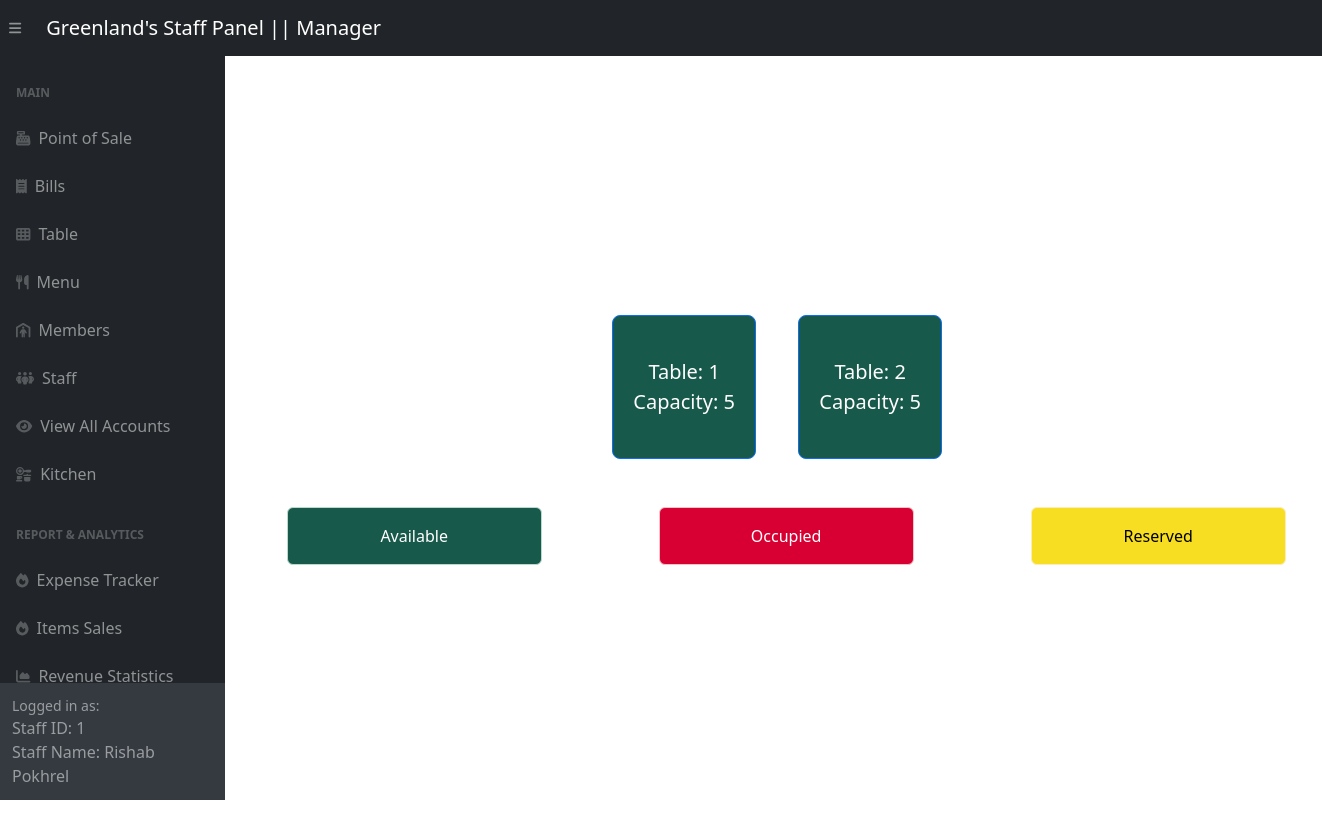
The app's page /adminSide/posBackend/posTable.php (signed in) with its own data.
### tables this page shows
CREATE TABLE `staffs` (
  `staff_id` int(11) NOT NULL,
  `staff_name` varchar(255) DEFAULT NULL,
  `role` varchar(255) DEFAULT NULL,
  `account_id` int(11) DEFAULT NULL
);

CREATE TABLE `restaurant_tables` (
  `table_id` int(11) NOT NULL,
  `capacity` int(11) DEFAULT NULL,
  `is_available` tinyint(1) DEFAULT NULL
);

### adminSide/posBackend/posTable.php (the view, shortened to what this page needs)
<?php
include '../inc/dashHeader.php';
require_once '../config.php';
?>
<!DOCTYPE html>
<html>
<head>
    <link href="../css/pos.css" rel="stylesheet" />
</head>
<body>
    <div class="container" style="text-align: center; width:100%; margin-top:3rem; margin-left: 2rem;  ">
        <div id="POS-Content" class="row">
            <div class="row center-middle">
                <div class="col-md-15" style="margin-left: 17rem; margin-top: 0rem;max-height: 700px; overflow-y: auto;">
                    <div class="row justify-content-center">
                        <?php
                        $query = "SELECT * FROM restaurant_tables ORDER BY table_id;";
                        $result = mysqli_query($link, $query);
                        if ($result) {
                            $table_count = 0;
                            while ($row = mysqli_fetch_assoc($result)) {
                                if ($table_count % 5 == 0) {
                                    echo '</div><div class="row justify-content-center">';
                                }
                                $table_id = $row['table_id'];
                                $capacity = $row['capacity'];
                                $sqlBill = "SELECT bill_id FROM bills WHERE table_id = $table_id ORDER BY bill_time DESC LIMIT 1";
                                $result1 = $link->query($sqlBill);
                                $latestBillData = $result1->fetch_assoc();
                                $selectedDate = date("Y-m-d");
                                $endTime = date("H:i:s");
                                $startTime = date("H:i:s", strtotime($endTime) - (20 * 60));
                                $reservationQuery = "SELECT * FROM reservations WHERE table_id = $table_id AND reservation_date = '$selectedDate' AND reservation_time BETWEEN '$startTime' AND '$endTime'";
                                $reservationResult = mysqli_query($link, $reservationQuery);
                                if ($latestBillData) {
                                    $latestBillID = $latestBillData['bill_id'];
                                    $sqlBillItems = "SELECT * FROM bill_items WHERE bill_id = $latestBillID";
                                    $result2 = $link->query($sqlBillItems);
                                    if ($result2 && mysqli_num_rows($result2) > 0) {
                                        $billItemColor = 'rgb(216, 0, 50)';
                                    } else {
                                        $billItemColor = 'rgb(23, 89, 74)';
                                    }
                                    $paymentTimeQuery = "SELECT payment_time FROM bills WHERE bill_id = $latestBillID";
                                    $paymentTimeResult = $link->query($paymentTimeQuery);
                                    $hasPaymentTime = false;
                                    if ($paymentTimeResult && $paymentTimeResult->num_rows > 0) {
                                        $paymentTimeRow = $paymentTimeResult->fetch_assoc();
                                        if (!empty($paymentTimeRow['payment_time'])) {
                                            $hasPaymentTime = true;
                                        }
                                    }
                                    $box_color = $hasPaymentTime ? 'rgb(23, 89, 74)' : $billItemColor;
                                } else {
                                    $latestBillID = null;
                                    $box_color = 'gray';
                                }
                                echo '<div class="col-md-2 mb-3">';
                                if ($reservationResult && mysqli_num_rows($reservationResult) > 0) {
                                    echo '<a href="orderItem.php?bill_id=' . $latestBillID . '&table_id=' . $table_id . '"class="btn btn-primary btn-block btn-lg" style="color:black; '
                                        . 'background-color: rgb(248, 222, 34);justify-content: center; align-items: center; display: flex; width: 9rem; height: 9rem;">'
                                        . 'Table: ' . $table_id  . '<br>Capacity: ' . $capacity;
                                } else {
                                    echo '<a href="orderItem.php?bill_id=' . $latestBillID . '&table_id=' . $table_id . '"class="btn btn-primary btn-block btn-lg" '
                                        . 'style="background-color: ' . $box_color . ';justify-content: center; align-items: center; display: flex; width: 9rem; height: 9rem;">Table:'
                                        . ' ' . $table_id  . '<br>Capacity: ' . $capacity;
                                }
                                echo '</a></div>';
                                $table_count++;
                            }
                        } else {
                            echo "Error fetching tables: " . mysqli_error($link);
                        }
                        ?>
                    </div>
                    <div class="row d-flex justify-content-around" style="margin-top: 2rem;">
                        <div class="col-md-3">
                            <div class="alert alert-success" role="alert" style="color:white;background-color: rgb(23, 89, 74);" data-toggle="tooltip" data-placement="top" title="Tables That are Free">
                                Available
                            </div>
                        </div>
                        <div class="col-md-3">
                            <div class="alert alert-danger" role="alert" style="color:white;background-color: rgb(216, 0, 50);" data-toggle="tooltip" data-placement="top" title="Tables That are Used">
                                Occupied
                            </div>
                        </div>
                        <div class="col-md-3">
                            <div class="alert alert-warning" style="color:black;background-color: rgb(248, 222, 34);" role="alert" data-toggle="tooltip" data-placement="top" title="Tables That are Reserved">
                                Reserved
                            </div>
                        </div>
                    </div>
                </div>
            </div>
        </div>
    </div>
    <?php include '../inc/dashFooter.php' ?>

### adminSide/inc/dashHeader.php (shortened to what this page needs)
<?php
require_once "../config.php";
$sql = "SELECT * FROM staffs where account_id = " . $_SESSION['logged_account_id'];
$result = mysqli_query($link, $sql);
$row = mysqli_fetch_assoc($result);
$staff_role = $row['role'];
?>
<!DOCTYPE html>
<html lang="en">
<head>
    <link href="../css/styles.css" rel="stylesheet" />
</head>
<body class="sb-nav-fixed">
    <nav class="sb-topnav navbar navbar-expand navbar-dark bg-dark">
        <button class="btn btn-link btn-sm order-1 order-lg-0 me-4 me-lg-0" id="sidebarToggle" href="#!"><i class="fas fa-bars"></i></button>
        <?php
        if ($staff_role == "Chef")
            echo <<<link
                <a class="navbar-brand ps-3" href="../panel/kitchen-panel.php">Greenland's Staff Panel || $staff_role </a>
            link;
        else
            echo <<<link
                <a class="navbar-brand ps-3" href="../panel/pos-panel.php">Greenland's Staff Panel || $staff_role </a>
            link;
        ?>
    </nav>
    <div id="layoutSidenav">
        <div id="layoutSidenav_nav">
            <nav class="sb-sidenav accordion sb-sidenav-dark" id="sidenavAccordion">
                <div class="sb-sidenav-menu">
                    <div class="nav">
                        <div class="sb-sidenav-menu-heading">Main</div>
                        <?php
                        if ($staff_role == "Chef") {
                            echo <<<data
                            <a class="nav-link" href="../panel/kitchen-panel.php">
                            <div class="sb-nav-link-icon"><i class="fas fa-kitchen-set"></i></div>
                            Kitchen
                        </a>
                        <a class="nav-link" href="../StaffLogin/logout.php">
                                <div class="sb-nav-link-icon"><i class="fas fa-key"></i></div>
                                Log out
                            </a>
                        data;
                        } else if ($staff_role == "Manager") {
                            echo <<<data2
                            <a class="nav-link" href="../panel/pos-panel.php">
                                <div class="sb-nav-link-icon"><i class="fas fa-cash-register"></i></div>
                                Point of Sale
                            </a>
                            <a class="nav-link" href="../panel/bill-panel.php">
                                <div class="sb-nav-link-icon"><i class="fas fa-receipt"></i></div>
                                Bills
                            </a>
                            <a class="nav-link" href="../panel/table-panel.php">
                                <div class="sb-nav-link-icon"><i class="fas fa-table-cells"></i></div>
                                Table
                            </a>
                            <a class="nav-link" href="../panel/menu-panel.php">
                                <div class="sb-nav-link-icon"><i class="fas fa-utensils"></i></div>
                                Menu
                            </a>
                            <a class="nav-link" href="../panel/customer-panel.php">
                                <div class="sb-nav-link-icon"><i class="fas fa-person-shelter"></i></div>
                                Members
                            </a>
                            <a class="nav-link" href="../panel/staff-panel.php">
                                <div class="sb-nav-link-icon"><i class="fas fa-people-group"></i></div>
                                Staff
                            </a>
                            <a class="nav-link" href="../panel/account-panel.php">
                                <div class="sb-nav-link-icon"><i class="fas fa-eye"></i></div>
                                View All Accounts
                            </a>
                            <a class="nav-link" href="../panel/kitchen-panel.php">
                                <div class="sb-nav-link-icon"><i class="fas fa-kitchen-set"></i></div>
                                Kitchen
                            </a>
                            <div class="sb-sidenav-menu-heading">Report & Analytics</div>
                            <a class="nav-link" target="_blank" href="../redirect.php">
                                <div class="sb-nav-link-icon"><i class="fas fa-fire"></i></div>
                                Expense Tracker
                            </a>
                            <a class="nav-link" href="../panel/sales-panel.php">
                                <div class="sb-nav-link-icon"><i class="fas fa-fire"></i></div>
                                Items Sales
                            </a>
                            <a class="nav-link" href="../panel/statistics-panel.php">
                                <div class="sb-nav-link-icon"><i class="fas fa-chart-area"></i></div>
                                Revenue Statistics
                            </a>
                            data2;
                        } else if ($staff_role == "Staff") {
                            echo <<<data3
                            <a class="nav-link" href="../panel/pos-panel.php">
                                <div class="sb-nav-link-icon"><i class="fas fa-cash-register"></i></div>
                                Point of Sale
                            </a>
                            <a class="nav-link" href="../panel/bill-panel.php">
                                <div class="sb-nav-link-icon"><i class="fas fa-receipt"></i></div>
                                Bills
                            </a>
                            <a class="nav-link" href="../panel/table-panel.php">
                                <div class="sb-nav-link-icon"><i class="fas fa-table-cells"></i></div>
                                Table
                            </a>
                            <a class="nav-link" href="../panel/customer-panel.php">
                                <div class="sb-nav-link-icon"><i class="fas fa-person-shelter"></i></div>
                                Members
                            </a>
                            <a class="nav-link" href="../StaffLogin/logout.php">
                                <div class="sb-nav-link-icon"><i class="fas fa-key"></i></div>
                                Log out
                            </a>
                            data3;
                        }
                        ?>
                    </div>
                </div>
                <div class="sb-sidenav-footer">
                    <div class="small">Logged in as:</div>
                    <?php
                    if (isset($_SESSION['logged_account_id']) && isset($_SESSION['logged_staff_name'])) {
                        echo "Staff ID: " . $_SESSION['logged_account_id'] . "<br>";
                        echo "Staff Name: " . $_SESSION['logged_staff_name'];
                    } else {
                        echo "Not logged in";
                    }
                    ?>
                </div>
            </nav>
        </div>
        </<div>
        <div id="content-for-template">Content</div>

### adminSide/css/pos.css (style rules this page uses)
.center-middle { display: flex; justify-content: center; align-items: center; text-align: center; min-height: 100vh; }

### records on screen
staffs: role "Manager"
restaurant_tables: table_id "1", capacity "5"
restaurant_tables: table_id "2", capacity "5"

### other values on screen
$_SESSION['logged_account_id'] "1"
$_SESSION['logged_staff_name'] "Rishab Pokhrel"
